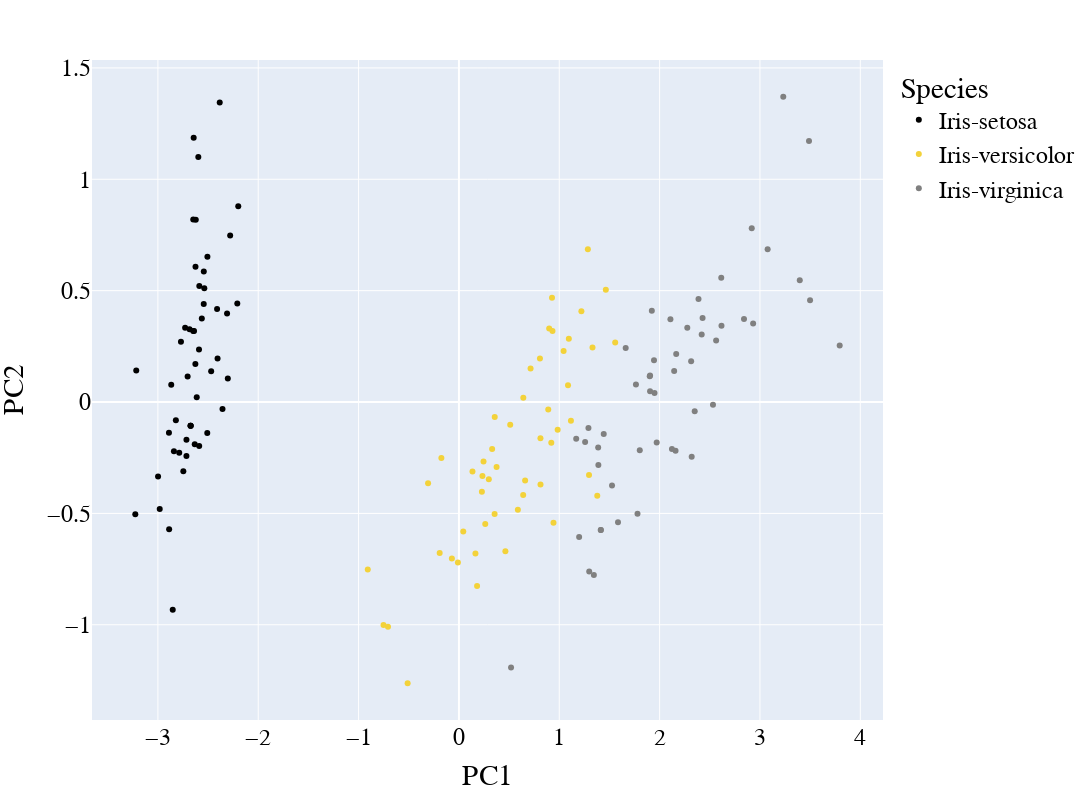

The cell this chart's notebook holds for it:
### Code cell
import numpy as np
import matplotlib.pyplot as plt
from sklearn.decomposition import PCA
import matplotlib
import plotly.graph_objects as go

# Load the Iris dataset
iris_data = pd.read_csv(r'./datasets/Iris.csv')
iris_data.dropna(how="all", inplace=True) # drops the empty lines

# define X
X = iris_data[["PetalLengthCm", "PetalWidthCm", "SepalLengthCm", "SepalWidthCm"]]

# fit PCA and transform X
pca = PCA(n_components=2).fit(X)
X_transform = pca.transform(X)
iris_data_trans = pd.DataFrame(X_transform).assign(Species = iris_data.Species).rename(columns={0:"PC1", 1:"PC2"})

# plot 2d plot
color_discrete_map = {iris_data.Species.unique()[0]: "black", iris_data.Species.unique()[1]: "#f3d23a", iris_data.Species.unique()[2]:"grey"}
fig = px.scatter(iris_data_trans, x="PC1", y="PC2", color="Species", color_discrete_map = color_discrete_map)

fig.update_layout(
    font=dict(
        family="Arial",
        size=24,  # Set the font size here
        color="Black"
    ),
    showlegend=True,
    width=1200,
    height=800,
)

### Figure 1 — Plotly figure (JSON) as saved in the notebook; plotly's stock layout.template omitted (floating-point values rounded to 4 significant figures)
{"data": [{"hovertemplate": "Species=Iris-setosa<br>PC1=%{x}<br>PC2=%{y}<extra></extra>", "legendgroup": "Iris-setosa", "marker": {"color": "black", "symbol": "circle"}, "mode": "markers", "name": "Iris-setosa", "orientation": "v", "showlegend": true, "type": "scatter", "x": [-2.684, -2.715, -2.89, -2.746, -2.729, -2.28, -2.821, -2.626, -2.888, -2.674, -2.507, -2.613, -2.787, -3.225, -2.644, -2.384, -2.623, -2.648, -2.199, -2.587, -2.311, -2.543, -3.216, -2.303, -2.356, -2.508, -2.469, -2.562, -2.64, -2.633, -2.588, -2.41, -2.648, -2.597, -2.674, -2.867, -2.625, -2.674, -2.982, -2.59, -2.77, -2.852, -2.998, -2.406, -2.209, -2.716, -2.538, -2.84, -2.543, -2.704], "xaxis": "x", "y": [0.3266, -0.1696, -0.1373, -0.3111, 0.3339, 0.7478, -0.0821, 0.1704, -0.5708, -0.1067, 0.6519, 0.02152, -0.2277, -0.5033, 1.186, 1.345, 0.8181, 0.3191, 0.8792, 0.5205, 0.3979, 0.44, 0.1416, 0.1055, -0.03121, -0.1391, 0.1379, 0.3747, 0.3193, -0.1901, -0.1974, 0.4181, 0.82, 1.1, -0.1067, 0.07719, 0.6068, -0.1067, -0.4803, 0.2361, 0.2711, -0.9329, -0.3343, 0.1959, 0.4427, -0.2427, 0.5104, -0.2206, 0.5863, 0.115], "yaxis": "y"}, {"hovertemplate": "Species=Iris-versicolor<br>PC1=%{x}<br>PC2=%{y}<extra></extra>", "legendgroup": "Iris-versicolor", "marker": {"color": "#f3d23a", "symbol": "circle"}, "mode": "markers", "name": "Iris-versicolor", "orientation": "v", "showlegend": true, "type": "scatter", "x": [1.285, 0.9324, 1.464, 0.181, 1.087, 0.6404, 1.095, -0.7515, 1.043, -0.01019, -0.5111, 0.5111, 0.2623, 0.984, -0.1749, 0.9276, 0.6596, 0.2345, 0.9424, 0.04325, 1.116, 0.3568, 1.296, 0.9205, 0.714, 0.8996, 1.331, 1.557, 0.8125, -0.3073, -0.07034, -0.1919, 0.135, 1.379, 0.5873, 0.8072, 1.22, 0.8129, 0.2452, 0.1645, 0.463, 0.8902, 0.2289, -0.7071, 0.3555, 0.3311, 0.3752, 0.6417, -0.9085, 0.2978], "xaxis": "x", "y": [0.6854, 0.3192, 0.5042, -0.8256, 0.07539, -0.4173, 0.2839, -1.001, 0.229, -0.7206, -1.262, -0.1023, -0.5479, -0.1244, -0.2518, 0.4682, -0.352, -0.3319, -0.5418, -0.5815, -0.08421, -0.06682, -0.3276, -0.1824, 0.1504, 0.3296, 0.2447, 0.2674, -0.1623, -0.3651, -0.7025, -0.6775, -0.3117, -0.4212, -0.4833, 0.1951, 0.408, -0.3707, -0.2667, -0.6797, -0.6695, -0.03381, -0.4023, -1.008, -0.5032, -0.2112, -0.2916, 0.01907, -0.7516, -0.347], "yaxis": "y"}, {"hovertemplate": "Species=Iris-virginica<br>PC1=%{x}<br>PC2=%{y}<extra></extra>", "legendgroup": "Iris-virginica", "marker": {"color": "grey", "symbol": "circle"}, "mode": "markers", "name": "Iris-virginica", "orientation": "v", "showlegend": true, "type": "scatter", "x": [2.532, 1.414, 2.616, 1.971, 2.35, 3.397, 0.5194, 2.932, 2.32, 2.918, 1.662, 1.802, 2.165, 1.345, 1.585, 1.905, 1.949, 3.489, 3.795, 1.298, 2.428, 1.198, 3.499, 1.388, 2.276, 2.614, 1.258, 1.291, 2.123, 2.388, 2.841, 3.232, 2.159, 1.443, 1.78, 3.077, 2.145, 1.905, 1.169, 2.108, 2.314, 1.922, 1.414, 2.563, 2.419, 1.944, 1.526, 1.764, 1.902, 1.39], "xaxis": "x", "y": [-0.01184, -0.5749, 0.3419, -0.1811, -0.04188, 0.5472, -1.191, 0.3524, -0.2455, 0.7804, 0.242, -0.2162, 0.2153, -0.7764, -0.5393, 0.1188, 0.04073, 1.172, 0.2533, -0.761, 0.3768, -0.6056, 0.4568, -0.204, 0.3334, 0.5584, -0.1791, -0.1164, -0.2109, 0.4625, 0.3727, 1.371, -0.2183, -0.1438, -0.5015, 0.6858, 0.1389, 0.04805, -0.1645, 0.3715, 0.1826, 0.4093, -0.5749, 0.276, 0.3035, 0.1874, -0.375, 0.07852, 0.1159, -0.2829], "yaxis": "y"}], "layout": {"font": {"color": "Black", "family": "Arial", "size": 24}, "height": 800, "legend": {"title": {"text": "Species"}, "tracegroupgap": 0}, "margin": {"t": 60}, "showlegend": true, "width": 1200, "xaxis": {"anchor": "y", "domain": [0, 1], "title": {"text": "PC1"}}, "yaxis": {"anchor": "x", "domain": [0, 1], "title": {"text": "PC2"}}}}
